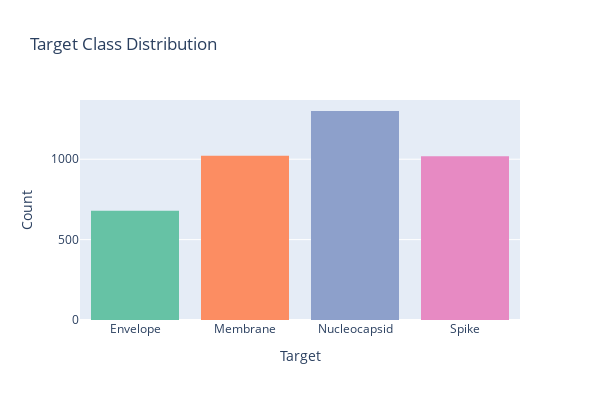

The notebook cell this image was saved under:
### Markdown cell above
###  4. Countplot of Target Classes

### Code cell
fig = px.histogram(
    df,
    x='Label',
    color='Label',
    color_discrete_sequence=px.colors.qualitative.Set2,
    title='Target Class Distribution',
    labels={'Label': 'Target', 'count': 'Count'}
)

fig.update_layout(
    xaxis_title='Target',
    yaxis_title='Count',
    showlegend=False,
    width=600,
    height=400
)

fig.show()

### Figure 1 — Plotly figure (JSON) as saved in the notebook; plotly's stock layout.template omitted (floating-point values rounded to 4 significant figures; data arrays with more than 128 entries replaced by an {"elided": "..."} marker saying what was removed)
{"data": [{"bingroup": "x", "hovertemplate": "Target=%{x}<br>count=%{y}<extra></extra>", "legendgroup": "Envelope", "marker": {"color": "rgb(102,194,165)", "pattern": {"shape": ""}}, "name": "Envelope", "orientation": "v", "showlegend": true, "type": "histogram", "x": {"elided": "680 str values"}, "xaxis": "x", "yaxis": "y"}, {"bingroup": "x", "hovertemplate": "Target=%{x}<br>count=%{y}<extra></extra>", "legendgroup": "Membrane", "marker": {"color": "rgb(252,141,98)", "pattern": {"shape": ""}}, "name": "Membrane", "orientation": "v", "showlegend": true, "type": "histogram", "x": {"elided": "1022 str values"}, "xaxis": "x", "yaxis": "y"}, {"bingroup": "x", "hovertemplate": "Target=%{x}<br>count=%{y}<extra></extra>", "legendgroup": "Nucleocapsid", "marker": {"color": "rgb(141,160,203)", "pattern": {"shape": ""}}, "name": "Nucleocapsid", "orientation": "v", "showlegend": true, "type": "histogram", "x": {"elided": "1300 str values"}, "xaxis": "x", "yaxis": "y"}, {"bingroup": "x", "hovertemplate": "Target=%{x}<br>count=%{y}<extra></extra>", "legendgroup": "Spike", "marker": {"color": "rgb(231,138,195)", "pattern": {"shape": ""}}, "name": "Spike", "orientation": "v", "showlegend": true, "type": "histogram", "x": {"elided": "1018 str values"}, "xaxis": "x", "yaxis": "y"}], "layout": {"barmode": "relative", "height": 400, "legend": {"title": {"text": "Target"}, "tracegroupgap": 0}, "showlegend": false, "title": {"text": "Target Class Distribution"}, "width": 600, "xaxis": {"anchor": "y", "categoryarray": ["Envelope", "Membrane", "Nucleocapsid", "Spike"], "categoryorder": "array", "domain": [0, 1], "title": {"text": "Target"}}, "yaxis": {"anchor": "x", "domain": [0, 1], "title": {"text": "Count"}}}}
